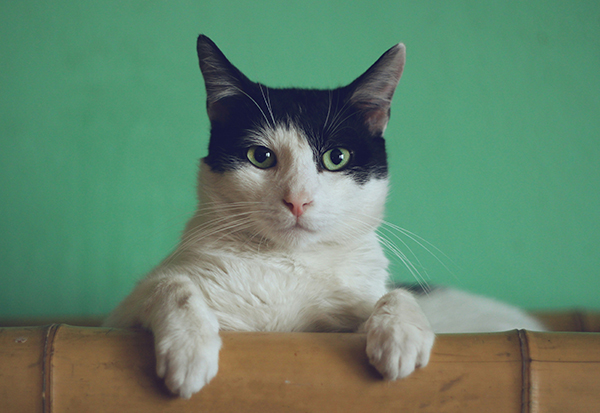
#> input picture Assets/Cat2.jpg, 600 x 413 px, found by its file name
$ python grayImgHis.py
#> lines starting #> are read from the running program, lines starting #| are printed output that depends on the picture; after the words box and inside, x2 and y2 are one past the last pixel; in counts of white or black regions, pixels touching at a corner belong together
#Histogram basicaly allows you to visualize the distribution of pixel intensities in an image.

import cv2 as cv
import matplotlib.pyplot as plt
import numpy as np

img = cv.imread('images/cat2.jpg')
#> img is the input picture: shape (413, 600, 3); mean B, G, R 108.4, 133.2, 99.7
cv.imshow("cat", img)

blank = np.zeros(img.shape[:2], dtype="uint8")

gray = cv.cvtColor(img, cv.COLOR_BGR2GRAY)
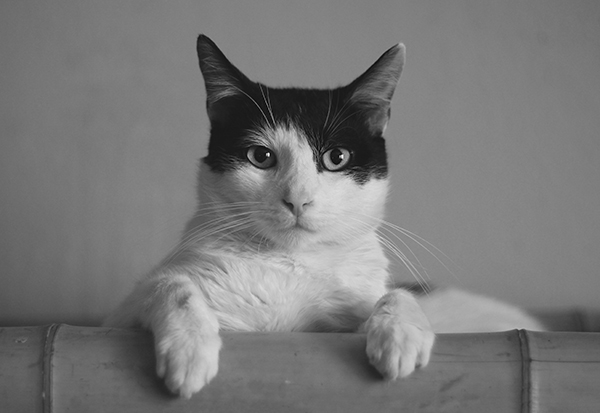
#> gray: shape (413, 600); min 3, max 255, mean 120.4
cv.imshow("Gray", gray)

circle = cv.circle(blank,(img.shape[1]//2 , img.shape[0]//2),100,255,-1)
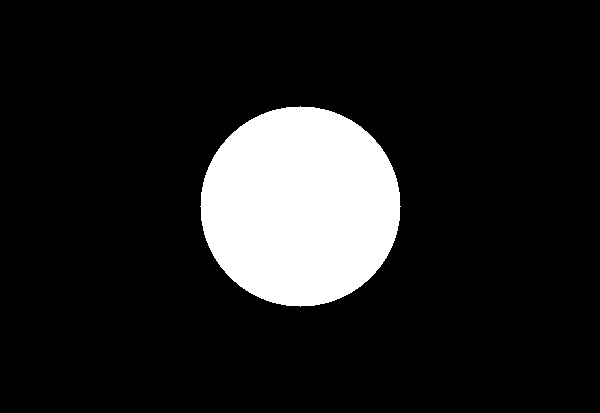
#> blank: shape (413, 600); 12.7% white; 1 white region, box (x1, y1, x2, y2) and area: (200, 106, 401, 307) 31417

mask = cv.bitwise_and(gray, gray, mask=circle)
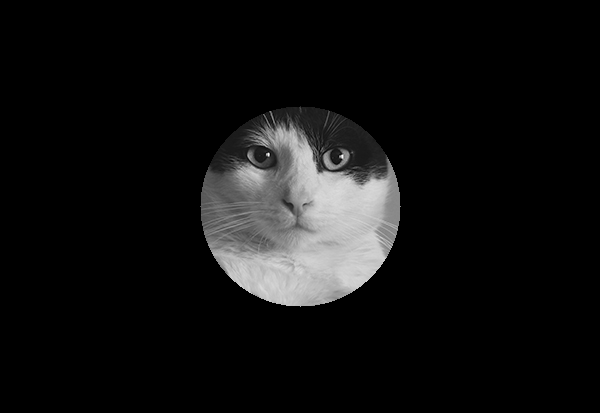
#> mask: shape (413, 600); min 0, max 255, mean 17.1
cv.imshow("Mask", mask)

gray_hist = cv.calcHist([gray], [0], mask, [256], [0, 256])  # Calculate histogram for the grayscale image
#> gray_hist = 256 values, max 517 at index 197, min 0 at index 0, mean 122.7
#[gray] is the source image, [0] is the channel index (0 for grayscale),
# None is the mask, [256] is the number of bins, and [0, 256] is the range of pixel values
plt.figure()
plt.title('Grayscale histogram')
plt.xlabel('bins')
plt.ylabel('# of pixels')
plt.plot(gray_hist)  # Plot the histogram
plt.xlim([0, 256])  # Set x-axis limits
plt.show()  # Show the plot
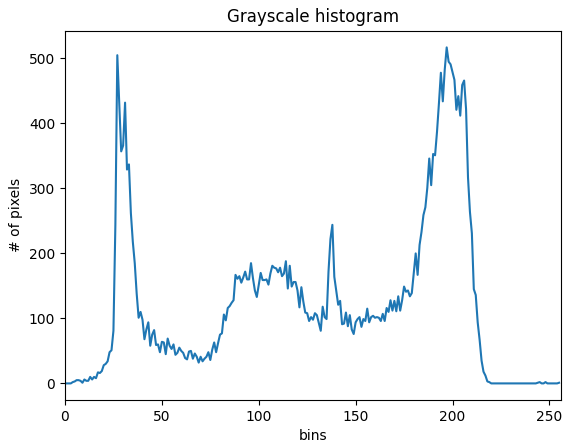
#> figure drawn by matplotlib, 1 panel; curve peaks at x = 197, y = 517
